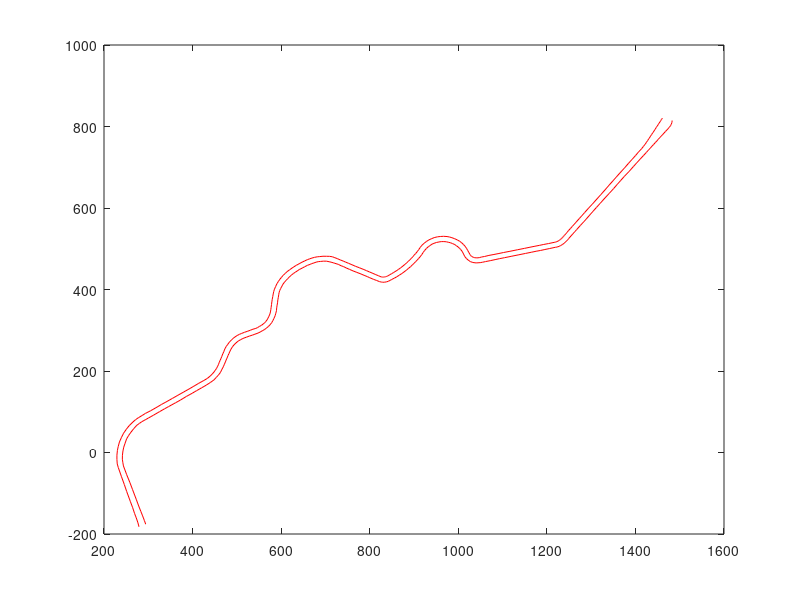

Here is the MATLAB script that generated this plot: (Note: this script raises an error after producing the figure.)
clear all
clc

load ('TestTrack.mat');
%% Parameters
Nw=2;
f=0.01;
Iz=2667;
a=1.35;
b=1.45;
By=0.27;
Cy=1.2;
Dy=0.7;
Ey=-1.6;
Shy=0;
Svy=0;
m=1400;
g=9.806;
%%
x0   =   287;
u0   =   5.0;
y0   =  -176;
v0   =   0.0;
psi0 =   2.0;
r0   =   0.0;
z0 = [x0, u0, y0, v0, psi0, r0]';
%%
bl = TestTrack.bl;       % Left Boundaries
br = TestTrack.br;       % Right Boundaries
cline = TestTrack.cline; % Center Line
theta = TestTrack.theta; % Center Line's Orientation
%%
%plot the track
plot(bl(1,:),bl(2,:),'r')
hold on
plot(br(1,:),br(2,:),'r')

%%
N=5000;
U=zeros(N,2);
Y=zeros(N,6);
T=zeros(1,N);
dt=0.01;
T=0:dt:dt*(N-1); %%check the length of T
%%
cline_plus1=[[0;0] cline];
cline247=[cline [0;0]];
ip=diag((cline_plus1-cline247)'*(cline_plus1-cline247));
ip=ip(2:end-1);
ip=ip.^(1/2);
max_distance=max(ip);


%%
Youtput=[];
Youtput(1,:)=z0;
cline=[cline cline(:,end)];
% cline=[cline247 zeros(2,10)];
theta=[theta theta(end)];
T=[0 dt];
for i=1:100000
    % solve Y using ode45, simulate model
%     options = odeset('MaxStep',0.01);
%     tspan=[T(i),T(i+1)];
    Uin=U(i,:);
%     Uin=U(i:i+1,:);
%     [~,Ytemp]=ode45(@(t,Y) dynamics_28(t,Y,Uin),[0 dt],Youtput(i,:),options); %check the arguments
%     [Ytemp,~]=forwardIntegrateControlInput(U(i,:),Youtput(i,:));
    %Solve for trajectory
    options = odeset('MaxStep',0.01);
    [t1,Ytemp]=ode45(@(t,x)bike(t,x,T,Uin),T,Youtput(i,:),options);
    Youtput(i+1,:)=Ytemp(end,:);
%     t1
    if Youtput(i+1,1)>=cline(1,246)
        break
    end
    x=Youtput(i+1,1);
    y=Youtput(i+1,3);
    xy=[x;y];
    innerproduct=diag((cline-xy)'*(cline-xy));
    [M,nearest_idx]=min(innerproduct);
%     U(i+1,1)=theta(nearest_idx+1)-Youtput(i,5);
    c=1.5; %weight constant
    U(i+1,1)=(c*theta(nearest_idx+1)+theta(nearest_idx))/(c+1)-Youtput(i,5);
%     change speed in advance
    ca=0;
    d2=(cline(:,nearest_idx+1+ca)-cline(:,nearest_idx+ca))'*(cline(:,nearest_idx+1+ca)-cline(:,nearest_idx+ca));
    d=d2^(1/2);
    d=d+0.1; % in case d=0

    U(i+1,2)=200*(d/max_distance);
    i
%     nearest_idx
end
%%
% (dot(cline(246)-cline(245),cline(246)-cline(245)))^(1/2)
% cline(246)-cline(245)
% forwardIntegrateControlInput(U(1,:),Youtput(1,:))
%%
plot(Youtput(:,1),Youtput(:,3),'b');


function [dx] = dynamics_28(t,x,Uin)
    %constants
    Nw=2;
    f=0.01;
    Iz=2667;
    a=1.35;
    b=1.45;
    By=0.27;
    Cy=1.2;
    Dy=0.7;
    Ey=-1.6;
    Shy=0;
    Svy=0;
    m=1400;
    g=9.806;


    delta_f = Uin(1);
    F_x = Uin(2); %% have changed the order to the same as the project
    
    %slip angle functions in degrees
    a_f=rad2deg(delta_f-atan2(x(4)+a*x(6),x(2)));
    a_r=rad2deg(-atan2((x(4)-b*x(6)),x(2)));

    %Nonlinear Tire Dynamics
    phi_yf=(1-Ey)*(a_f+Shy)+(Ey/By)*atan(By*(a_f+Shy));
    phi_yr=(1-Ey)*(a_r+Shy)+(Ey/By)*atan(By*(a_r+Shy));

    F_zf=b/(a+b)*m*g;
    F_yf=F_zf*Dy*sin(Cy*atan(By*phi_yf))+Svy;

    F_zr=a/(a+b)*m*g;
    F_yr=F_zr*Dy*sin(Cy*atan(By*phi_yr))+Svy;

    F_total=sqrt((Nw*F_x)^2+(F_yr^2));
    F_max=0.7*m*g;

    if F_total>F_max

        F_x=F_max/F_total*F_x;

        F_yr=F_max/F_total*F_yr;
    end

    %vehicle dynamics
    dx = [x(2)*cos(x(5))-x(4)*sin(x(5));...
              (-f*m*g+Nw*F_x-F_yf*sin(delta_f))/m+x(4)*x(6);...
              x(2)*sin(x(5))+x(4)*cos(x(5));...
              (F_yf*cos(delta_f)+F_yr)/m-x(2)*x(6);...
              x(6);...
              (F_yf*a*cos(delta_f)-F_yr*b)/Iz];
end




function dzdt=bike(t,x,T,U)
%constants
Nw=2;
f=0.01;
Iz=2667;
a=1.35;
b=1.45;
By=0.27;
Cy=1.2;
Dy=0.7;
Ey=-1.6;
Shy=0;
Svy=0;
m=1400;
g=9.806;


%generate input functions
% delta_f=interp1(T,U(:,1),t,'previous','extrap');
% F_x=interp1(T,U(:,2),t,'previous','extrap');
delta_f = U(1);
F_x = U(2);


%slip angle functions in degrees
a_f=rad2deg(delta_f-atan2(x(4)+a*x(6),x(2)));
a_r=rad2deg(-atan2((x(4)-b*x(6)),x(2)));

%Nonlinear Tire Dynamics
phi_yf=(1-Ey)*(a_f+Shy)+(Ey/By)*atan(By*(a_f+Shy));
phi_yr=(1-Ey)*(a_r+Shy)+(Ey/By)*atan(By*(a_r+Shy));

F_zf=b/(a+b)*m*g;
F_yf=F_zf*Dy*sin(Cy*atan(By*phi_yf))+Svy;

F_zr=a/(a+b)*m*g;
F_yr=F_zr*Dy*sin(Cy*atan(By*phi_yr))+Svy;

F_total=sqrt((Nw*F_x)^2+(F_yr^2));
F_max=0.7*m*g;

if F_total>F_max
    
    F_x=F_max/F_total*F_x;
  
    F_yr=F_max/F_total*F_yr;
end

%vehicle dynamics
dzdt= [x(2)*cos(x(5))-x(4)*sin(x(5));...
          (-f*m*g+Nw*F_x-F_yf*sin(delta_f))/m+x(4)*x(6);...
          x(2)*sin(x(5))+x(4)*cos(x(5));...
          (F_yf*cos(delta_f)+F_yr)/m-x(2)*x(6);...
          x(6);...
          (F_yf*a*cos(delta_f)-F_yr*b)/Iz];
end